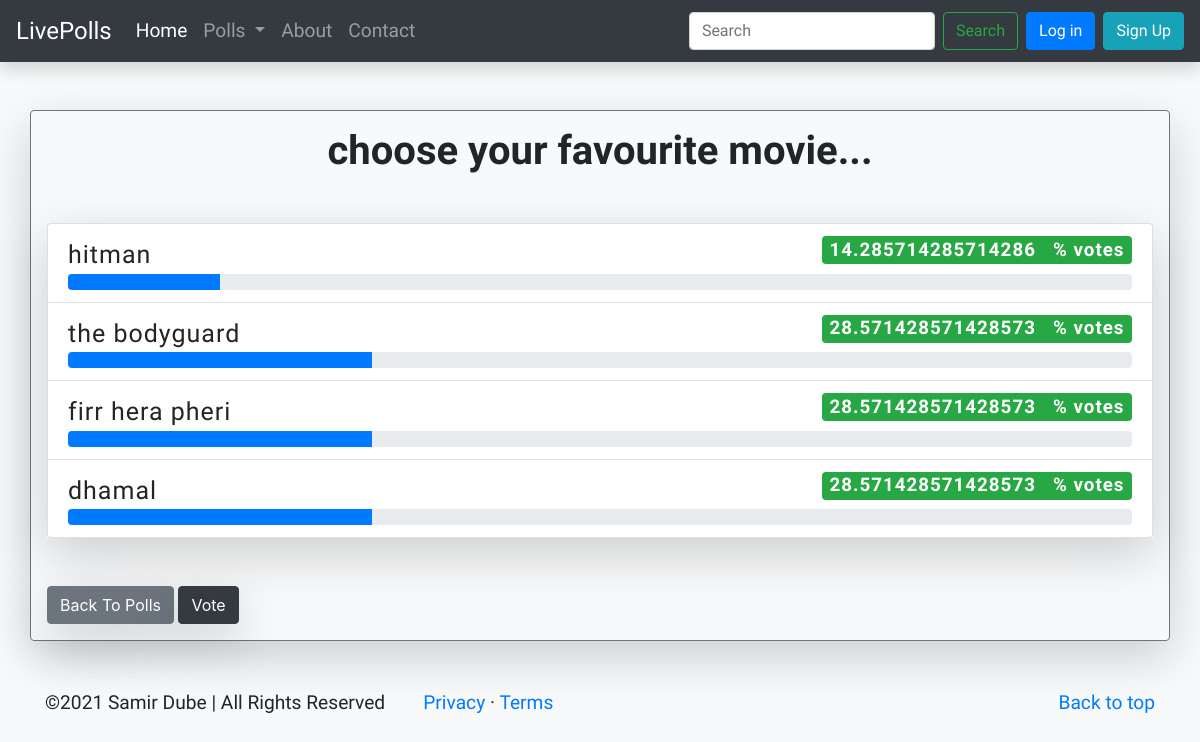
/users8/results/, run on the app's committed database.
### users/models.py (models this page shows, shortened)
class Question(models.Model):
    sno= models.AutoField(primary_key=True)
    question_text = models.CharField(max_length=200)
    livestatus = models.BooleanField(default=True)
    publicstatus = models.CharField(max_length=50)
    user=models.ForeignKey(User, on_delete=models.CASCADE)
    timestamp = models.DateTimeField(default=now)

class Choice(models.Model):
    question = models.ForeignKey(Question, on_delete=models.CASCADE)
    choice_text = models.CharField(max_length=200)
    votes = models.IntegerField(default=0)

### users/views.py (the view)
# urls.py: path('<int:question_id>/results/', views.results, name='results'),
def results(request, question_id):
    question = get_object_or_404(Question, pk=question_id)
    total = 0
    for choice in question.choice_set.all():
        total += choice.votes
    listchoice = []
    for choice in question.choice_set.all():
        listchoice.append(choice.choice_text)
    if total != 0:
        list1 = []
        for choice in question.choice_set.all():
            list1.append(((choice.votes)*100)/total)
    else:
        list1 = [0,0,0,0]
    return render(request, 'users/results.html', {'question': question, 'list1': list1, 'listchoice': listchoice})

### templates/users/results.html (shortened to what this page needs)
{% extends 'base.html' %}
{% block content %}
<div class="container p-3 border rounded border-secondary mt-5 shadow-lg">
	<h1 class="mb-5 text-center fontPangolin" style="font-size:40px; font-weight: 800;">{{ question.question_text }}</h1>
	<ul class="list-group mb-5 shadow-lg">
			<li class="list-group-item fontPatrick" style="font-size:25px; font-weight: 400; letter-spacing: 1px;">
				{{ listchoice.0 }}  <span class="badge badge-success float-right">{{ list1.0 }} &nbsp % votes{{ listchoice.votes | pluralize }}</span>
				<div class="progress">
					<div class="progress-bar" role="progressbar" style="width: {{ list1.0 }}%" aria-valuenow="25" aria-valuemin="0" aria-valuemax="100"></div>
				</div>
			</li>
			<li class="list-group-item fontPatrick" style="font-size:25px; font-weight: 400; letter-spacing: 1px;">
				{{ listchoice.1 }}  <span class="badge badge-success float-right">{{ list1.1 }} &nbsp % votes{{ choice.votes | pluralize }}</span>
				<div class="progress">
					<div class="progress-bar" role="progressbar" style="width: {{ list1.1 }}%" aria-valuenow="25" aria-valuemin="0" aria-valuemax="100"></div>
				</div>
			</li>
			<li class="list-group-item fontPatrick" style="font-size:25px; font-weight: 400; letter-spacing: 1px;">
				{{ listchoice.2 }}  <span class="badge badge-success float-right">{{ list1.2 }} &nbsp % votes{{ choice.votes | pluralize }}</span>
				<div class="progress">
					<div class="progress-bar" role="progressbar" style="width: {{ list1.2 }}%" aria-valuenow="25" aria-valuemin="0" aria-valuemax="100"></div>
				</div>
			</li>
			<li class="list-group-item fontPatrick" style="font-size:25px; font-weight: 400; letter-spacing: 1px;">
				{{ listchoice.3 }}  <span class="badge badge-success float-right">{{ list1.3 }} &nbsp % votes{{ choice.votes | pluralize }}</span>
				<div class="progress">
					<div class="progress-bar" role="progressbar" style="width: {{ list1.3 }}%" aria-valuenow="25" aria-valuemin="0" aria-valuemax="100"></div>
				</div>
			</li>
	</ul>
	<a class="btn btn-secondary shadow-lg" href="{% url 'users:publicpolls' %}">Back To Polls</a>
	<a class="btn btn-dark shadow-lg" href="{% url 'users:details' question.sno %}">Vote</a>
</div>
{% endblock %}

### templates/base.html (style rules this page uses)
.fontPangolin { font-family: 'Pangolin', cursive; font-size: larger; }
.fontPatrick { font-family: 'Patrick Hand', cursive; font-weight: 600; }

### data on the page
Question: question_text "choose your favourite movie..."
Choice: choice_text "hitman"
Choice: choice_text "the bodyguard"
Choice: choice_text "firr hera pheri"
Choice: choice_text "dhamal"

### other printed values
{{ list1.0 }} "14.285714285714286"
{{ list1.1 }} "28.571428571428573"
{{ list1.2 }} "28.571428571428573"
{{ list1.3 }} "28.571428571428573"
